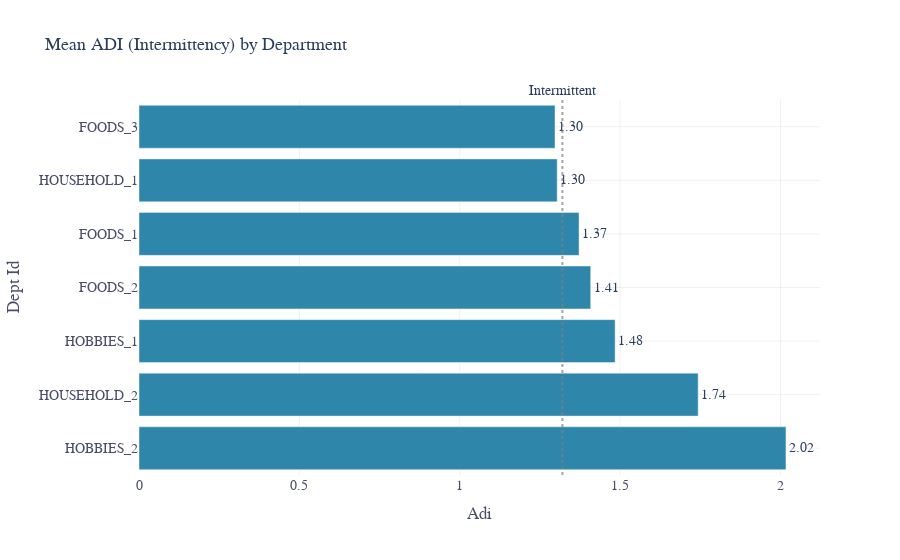

The cell this chart's notebook holds for it:
### Code cell
# Department comparison: ADI (intermittency)
dept_summary = diagnostics.groupby('dept_id')[KEY_METRICS].mean().reset_index()

plot_bar(
    dept_summary,
    x='dept_id',
    y='adi',
    orientation='h',
    sort_by='adi',
    sort_ascending=False,
    show_values=True,
    value_format='.2f',
    thresholds=[1.32],
    threshold_labels=['Intermittent'],
    style={"title": "Mean ADI (Intermittency) by Department"},
)

### Figure 1 — Plotly figure (JSON) as saved in the notebook; plotly's stock layout.template omitted (floating-point values rounded to 4 significant figures)
{"data": [{"hovertemplate": "<b>%{y}</b><br>adi: %{x:.2f}<extra></extra>", "marker": {"color": "#2E86AB"}, "name": "data", "orientation": "h", "text": ["2.02", "1.74", "1.48", "1.41", "1.37", "1.30", "1.30"], "textposition": "outside", "type": "bar", "x": [2.017, 1.743, 1.484, 1.408, 1.372, 1.304, 1.297], "y": ["HOBBIES_2", "HOUSEHOLD_2", "HOBBIES_1", "FOODS_2", "FOODS_1", "HOUSEHOLD_1", "FOODS_3"]}], "layout": {"annotations": [{"showarrow": false, "text": "Intermittent", "x": 1.32, "xanchor": "center", "xref": "x", "y": 1, "yanchor": "bottom", "yref": "y domain"}], "font": {"family": "Source Sans Pro", "size": 14}, "legend": {"bgcolor": "rgba(255,255,255,0.9)", "bordercolor": "rgba(0,0,0,0.1)", "borderwidth": 1, "font": {"color": "#222222", "size": 12}, "orientation": "h", "x": 0.5, "xanchor": "center", "y": -0.12, "yanchor": "top"}, "margin": {"b": 85}, "paper_bgcolor": "white", "plot_bgcolor": "white", "shapes": [{"line": {"color": "gray", "dash": "dot"}, "opacity": 0.7, "type": "line", "x0": 1.32, "x1": 1.32, "xref": "x", "y0": 0, "y1": 1, "yref": "y domain"}], "title": {"font": {"size": 18}, "text": "Mean ADI (Intermittency) by Department"}, "xaxis": {"color": "#4A4E69", "gridcolor": "rgba(0,0,0,0.06)", "showgrid": true, "tickcolor": "#4A4E69", "title": {"text": "Adi"}}, "yaxis": {"color": "#4A4E69", "gridcolor": "rgba(0,0,0,0.06)", "showgrid": true, "tickcolor": "#4A4E69", "title": {"text": "Dept Id"}}}}
